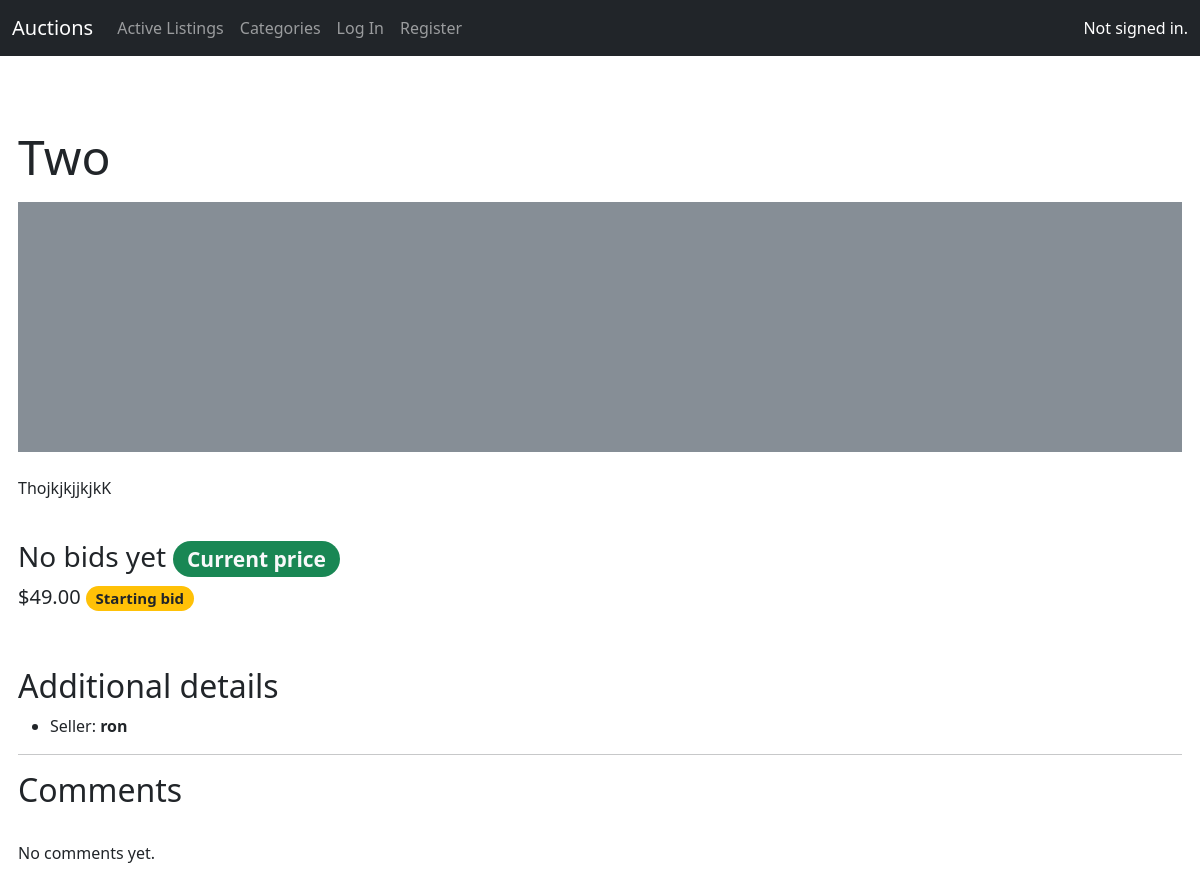
Before: /listing/10 with the older database file.
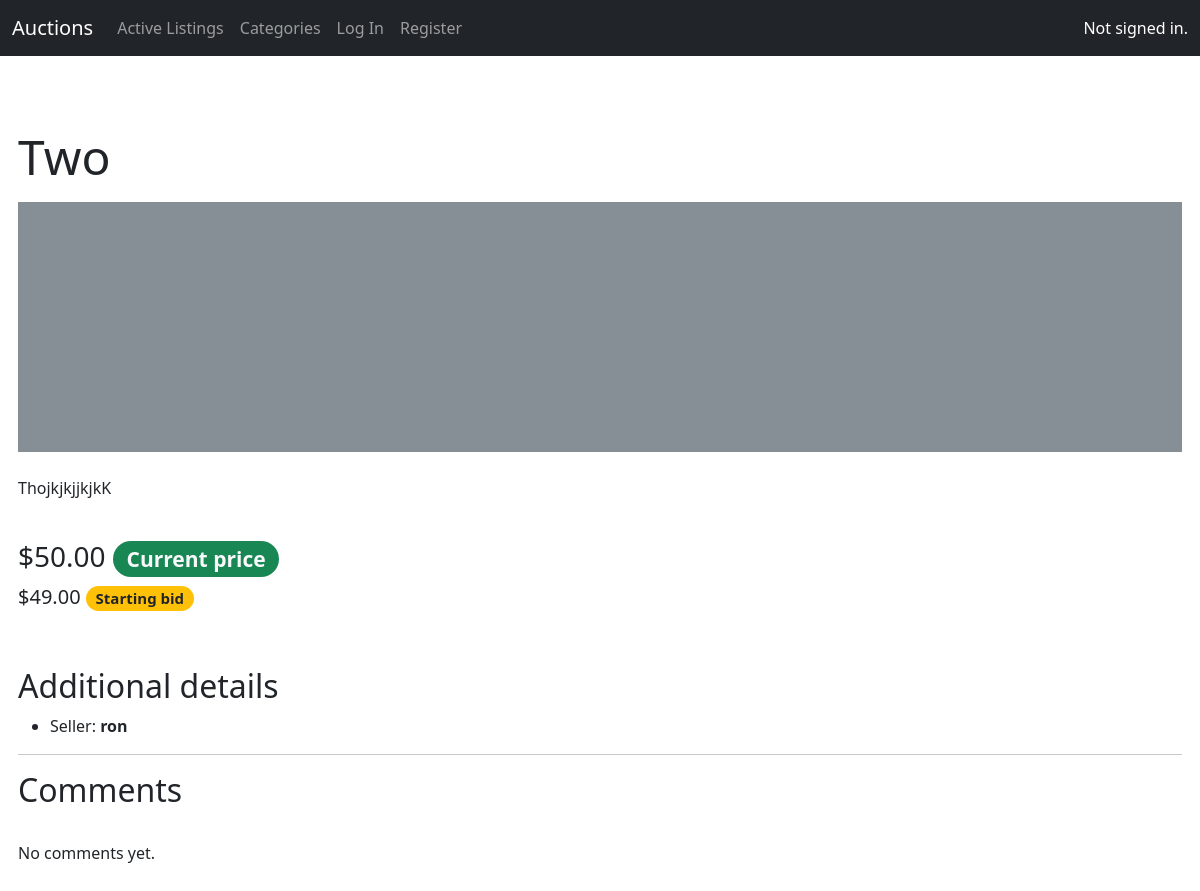
After: the same page with the newer database file.
### auctions/models.py (models this page shows, shortened)
class AuctionListing(models.Model):
    title = models.CharField(max_length=64)
    description = models.TextField()
    starting_bid = models.IntegerField()
    current_price = models.ForeignKey('Bid', on_delete=models.CASCADE, related_name="listings")
    image = models.URLField(blank=True)
    category = models.CharField(max_length=64, blank=True)
    seller = models.ForeignKey(User, on_delete=models.CASCADE, related_name="listings")
    comments = models.ManyToManyField('Comment', blank=True, related_name="listings")
    active = models.BooleanField(default=True)
    watchlist = models.ManyToManyField(User, blank=True, related_name="watchlist")

class User(AbstractUser):
    pass

class Bid(models.Model):
    bid = models.IntegerField()
    bidder = models.ForeignKey(User, on_delete=models.CASCADE, related_name="bids", null=True)

### auctions/views.py (the view)
# urls.py: path("listing/<int:listing_id>", views.listing, name="listing"),
def listing(request, listing_id, good_bid=1):
    current_listing = AuctionListing.objects.get(pk=listing_id)
    watching = request.user in current_listing.watchlist.all()
    return render(request, "auctions/listing.html", {
        "listing": current_listing,
        "watching": watching,
        "bidding_form": BiddingForm(),
        "comment_form": CommentForm(),
        "comments": current_listing.comments.all(),
        "good_bid": good_bid
    })

### auctions/templates/auctions/listing.html (shortened to what this page needs)
{% extends "auctions/layout.html" %}
{% block body %}
    <p class="display-5">{{ listing.title }}</p>
    <div class="bd-example">
        <svg class="bd-placeholder-img bd-placeholder-img-lg img-fluid" width="100%" height="250" xmlns="http://www.w3.org/2000/svg" role="img" aria-label="Placeholder: Responsive image" preserveAspectRatio="xMidYMid slice" focusable="false"><title>Placeholder</title><rect width="100%" height="100%" fill="#868e96"/><text x="50%" y="50%" fill="#dee2e6" dy=".3em">{{ listing.image }}</text></svg>
    </div>
    <br>
    <p>
        {{ listing.description }}
    </p>
    <br>
    <p class="h3">
        {% if listing.current_price.bid == 0%}
            No bids yet
        {% else %}
            ${{ listing.current_price.bid }}.00
        {% endif %}
        <span class="badge rounded-pill bg-success text-light">Current price</span>
    </p>
    <p class="h5">
        ${{ listing.starting_bid }}.00
        <span class="badge rounded-pill bg-warning text-dark">Starting bid</span>
    </p>
    <br>
    <br>
    <p class="h2">Additional details</p>
    <ul>
        <li>Seller: <strong>{{ listing.seller }}</strong></li>
    </ul>
    <hr>
    <div>
        <p class="h2">Comments</p>
        <br>
        {% for comment in comments %}
            <ul>
                <li>
                    <h6>{{ comment.author }}</h6>
                    {{ comment.message }}
                </li>
            </ul>
        {% empty %}
            <p>No comments yet.</p>
        {% endfor %}
    </div>
{% endblock %}

Changed rows visible on the page:
changed AuctionListing "Two": current_price.bid (not shown) → "50"
Other visible differences:
text no longer shown: "No bids yet"
text now shown: "$ .00"
